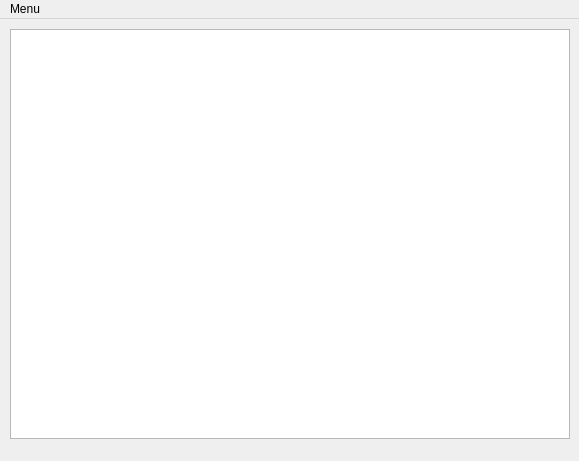
<?xml version="1.0" encoding="UTF-8"?>
<ui version="4.0">
 <class>MainWindow</class>
 <widget class="QMainWindow" name="MainWindow">
  <property name="geometry">
   <rect>
    <x>0</x>
    <y>0</y>
    <width>579</width>
    <height>461</height>
   </rect>
  </property>
  <property name="sizePolicy">
   <sizepolicy hsizetype="Fixed" vsizetype="Fixed">
    <horstretch>0</horstretch>
    <verstretch>0</verstretch>
   </sizepolicy>
  </property>
  <property name="minimumSize">
   <size>
    <width>579</width>
    <height>461</height>
   </size>
  </property>
  <property name="maximumSize">
   <size>
    <width>579</width>
    <height>461</height>
   </size>
  </property>
  <property name="windowTitle">
   <string>MainWindow</string>
  </property>
  <widget class="QWidget" name="centralWidget">
   <property name="sizePolicy">
    <sizepolicy hsizetype="Expanding" vsizetype="Expanding">
     <horstretch>0</horstretch>
     <verstretch>0</verstretch>
    </sizepolicy>
   </property>
   <widget class="QGraphicsView" name="graphicsView">
    <property name="geometry">
     <rect>
      <x>10</x>
      <y>10</y>
      <width>560</width>
      <height>410</height>
     </rect>
    </property>
    <property name="sizePolicy">
     <sizepolicy hsizetype="Preferred" vsizetype="Preferred">
      <horstretch>0</horstretch>
      <verstretch>0</verstretch>
     </sizepolicy>
    </property>
    <property name="verticalScrollBarPolicy">
     <enum>Qt::ScrollBarAlwaysOff</enum>
    </property>
    <property name="horizontalScrollBarPolicy">
     <enum>Qt::ScrollBarAlwaysOff</enum>
    </property>
   </widget>
  </widget>
  <widget class="QMenuBar" name="menuBar">
   <property name="geometry">
    <rect>
     <x>0</x>
     <y>0</y>
     <width>579</width>
     <height>22</height>
    </rect>
   </property>
   <widget class="QMenu" name="menuMenu">
    <property name="title">
     <string>Menu</string>
    </property>
    <widget class="QMenu" name="menuController">
     <property name="title">
      <string>Controller</string>
     </property>
     <addaction name="menu_open_control"/>
    </widget>
    <addaction name="menuController"/>
    <addaction name="menu_loadconfig"/>
   </widget>
   <addaction name="menuMenu"/>
  </widget>
  <action name="menu_loadconfig">
   <property name="text">
    <string>Load Config</string>
   </property>
  </action>
  <action name="menu_open_control">
   <property name="text">
    <string>Open Controller</string>
   </property>
  </action>
 </widget>
 <layoutdefault spacing="6" margin="11"/>
 <resources/>
 <connections/>
</ui>
